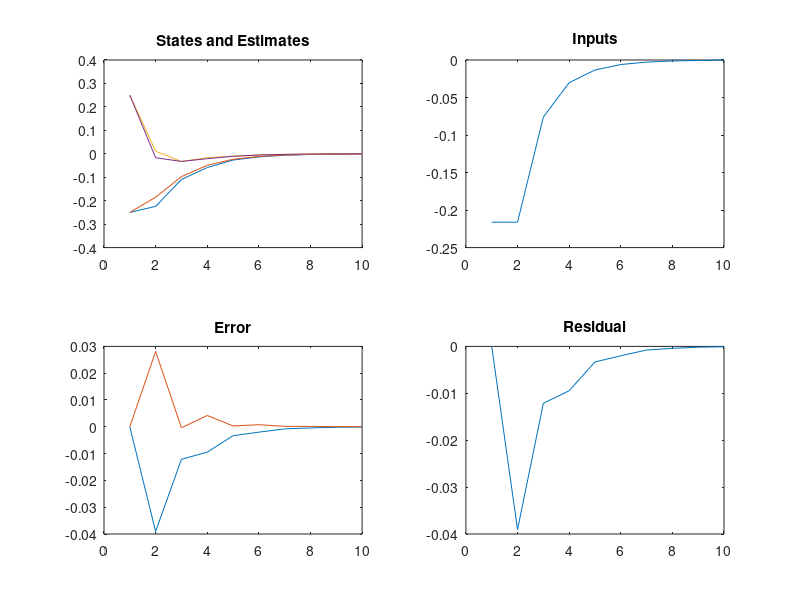

This chart was generated by the following MATLAB code:
% Uncertain LPV Observer Toy System Simulation
% Jonas Wagner
% 2021-07-26 @ 6:10 PM

clear
close all

% Sim Parameters
N = 10;
Alpha_real = [0.125, 0.25, 0.375, 0.25];
Alpha_hat = [0.25, 0.375, 0.25, 0.125];
x_0 = [-0.25; 0.25];
x_hat_0 = x_0;

% Toy System Def
A(:,:,1) = [-0.80, 0.25; 0.25,-0.30];
A(:,:,2) = [ 0.30, 0.70; 0.70, 0.00];
A(:,:,3) = [-0.30, 0.65; 0.55, 0.10];
A(:,:,4) = [ 0.55,-0.20;-0.40,-0.30];

B = [1.5; -0.5];
C = [1, 0];
D = 0;

% System Dimensions
n = size(A,1);
m = size(A,3);
p = size(B,2);
q = size(C,1);

% Polytopic Calculations
A_real = zeros(n);
A_hat = zeros(n);
for i = 1:m
    A_real = A_real + Alpha_real(i) * A(:,:,i);
    A_hat = A_hat + Alpha_hat(i) * A(:,:,i);
end

% Control Design: u = K * x_hat
p_ctrl = [0.5, 0.2];
K = -place(A_hat, B, p_ctrl); % Arbritrarily designed...

% Observer Design: x_hat = A_hat * x_hat + B * u + L * (y - y_hat)
p_obsv = [-0.5, 0.5];
L = place(A_hat', C', p_obsv).';

% Sim Setup
X = zeros(1,n,N);
X_hat = zeros(1,n,N);
x = x_0;
x_hat = x_hat_0;
Y = zeros(1,q,N);
Y_hat = zeros(1,q,N);
R = zeros(1,q,N);
r = 0;
U = zeros(1,p,N);
u = K * x_hat;
E = zeros(1,n,N);
e = x - x_hat;

% Simulation
for k = 1:N
    % Measurment
    y = C * x + D * u;
    y_hat = C * x_hat + D * u;
    r = y - y_hat;
    
    % Saving for t = k
    X(:,:,k) = x;
    X_hat(:,:,k) = x_hat;
    Y(:,:,k) = y;
    Y_hat(:,:,k) = y_hat;
    R(:,:,k) = r;
    U(:,:,k) = u;
    E(:,:,k) = e;
    
    % Time-Update
    u = K * x_hat;
    x = A_real * x + B * u;
    x_hat = A_hat * x_hat + B * u + L * r;
    e = x - x_hat;
end


% Ploting
X1 = reshape([X(:,1,:); X_hat(:,1,:)],2,[])';
X2 = reshape([X(:,2,:); X_hat(:,2,:)],2,[])';
Y1 = reshape([Y(:,1,:); Y_hat(:,1,:)],2,[])';
U = reshape(U, p, []);
E = reshape(E,n,[]);
R = reshape(R,q,[]);

figure
subplot(2,2,1)
plot(X1)
hold on
plot(X2)
title('States and Estimates')

subplot(2,2,2)
plot(U)
title('Inputs');

subplot(2,2,3)
plot(reshape(E,2,[])')
title('Error')

subplot(2,2,4)
plot(R)
title('Residual')

